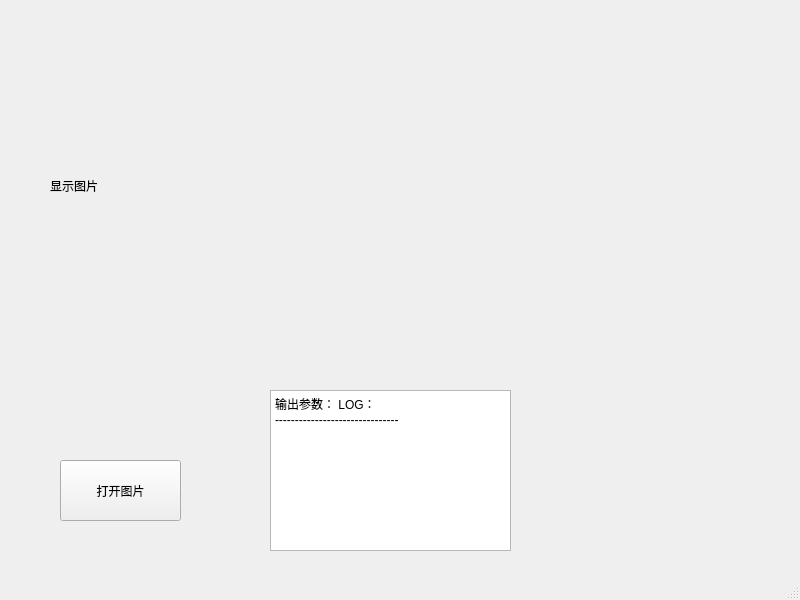
<?xml version="1.0" encoding="UTF-8"?>
<ui version="4.0">
 <class>MainWindow</class>
 <widget class="QMainWindow" name="MainWindow">
  <property name="geometry">
   <rect>
    <x>0</x>
    <y>0</y>
    <width>800</width>
    <height>600</height>
   </rect>
  </property>
  <property name="windowTitle">
   <string>MainWindow</string>
  </property>
  <widget class="QWidget" name="centralwidget">
   <widget class="QPushButton" name="btn_open">
    <property name="geometry">
     <rect>
      <x>60</x>
      <y>460</y>
      <width>121</width>
      <height>61</height>
     </rect>
    </property>
    <property name="text">
     <string>打开图片</string>
    </property>
   </widget>
   <widget class="QLabel" name="lb_img">
    <property name="geometry">
     <rect>
      <x>50</x>
      <y>30</y>
      <width>501</width>
      <height>311</height>
     </rect>
    </property>
    <property name="text">
     <string>显示图片</string>
    </property>
   </widget>
   <widget class="QTextEdit" name="te_log">
    <property name="geometry">
     <rect>
      <x>270</x>
      <y>390</y>
      <width>241</width>
      <height>161</height>
     </rect>
    </property>
    <property name="html">
     <string>&lt;!DOCTYPE HTML PUBLIC &quot;-//W3C//DTD HTML 4.0//EN&quot; &quot;http://www.w3.org/TR/REC-html40/strict.dtd&quot;&gt;
&lt;html&gt;&lt;head&gt;&lt;meta name=&quot;qrichtext&quot; content=&quot;1&quot; /&gt;&lt;style type=&quot;text/css&quot;&gt;
p, li { white-space: pre-wrap; }
&lt;/style&gt;&lt;/head&gt;&lt;body style=&quot; font-family:'SimSun'; font-size:9pt; font-weight:400; font-style:normal;&quot;&gt;
&lt;p style=&quot; margin-top:0px; margin-bottom:0px; margin-left:0px; margin-right:0px; -qt-block-indent:0; text-indent:0px;&quot;&gt;&lt;span style=&quot; font-family:'SimSun';&quot;&gt;输出参数： LOG：&lt;/span&gt;&lt;/p&gt;
&lt;p style=&quot; margin-top:0px; margin-bottom:0px; margin-left:0px; margin-right:0px; -qt-block-indent:0; text-indent:0px;&quot;&gt;&lt;span style=&quot; font-family:'SimSun';&quot;&gt;-------------------------------&lt;/span&gt;&lt;/p&gt;&lt;/body&gt;&lt;/html&gt;</string>
    </property>
   </widget>
  </widget>
  <widget class="QMenuBar" name="menubar">
   <property name="geometry">
    <rect>
     <x>0</x>
     <y>0</y>
     <width>800</width>
     <height>23</height>
    </rect>
   </property>
  </widget>
  <widget class="QStatusBar" name="statusbar"/>
 </widget>
 <resources/>
 <connections/>
</ui>
